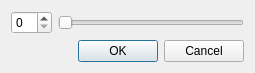
<?xml version="1.0" encoding="UTF-8"?>
<ui version="4.0">
 <class>PointCloudPointSizeSetViewClass</class>
 <widget class="QDialog" name="PointCloudPointSizeSetViewClass">
  <property name="geometry">
   <rect>
    <x>0</x>
    <y>0</y>
    <width>255</width>
    <height>71</height>
   </rect>
  </property>
  <property name="windowTitle">
   <string>PointCloudPointSizeSetView</string>
  </property>
  <layout class="QVBoxLayout" name="verticalLayout">
   <item>
    <layout class="QGridLayout" name="gridLayout">
     <item row="0" column="0">
      <layout class="QHBoxLayout" name="horizontalLayout">
       <item>
        <widget class="QSpinBox" name="PointSize_SpinBox"/>
       </item>
       <item>
        <widget class="QSlider" name="PointSizeHSlider">
         <property name="orientation">
          <enum>Qt::Horizontal</enum>
         </property>
        </widget>
       </item>
      </layout>
     </item>
    </layout>
   </item>
   <item>
    <widget class="QDialogButtonBox" name="buttonBox">
     <property name="standardButtons">
      <set>QDialogButtonBox::Cancel|QDialogButtonBox::Ok</set>
     </property>
    </widget>
   </item>
  </layout>
 </widget>
 <layoutdefault spacing="6" margin="11"/>
 <resources/>
 <connections/>
</ui>
